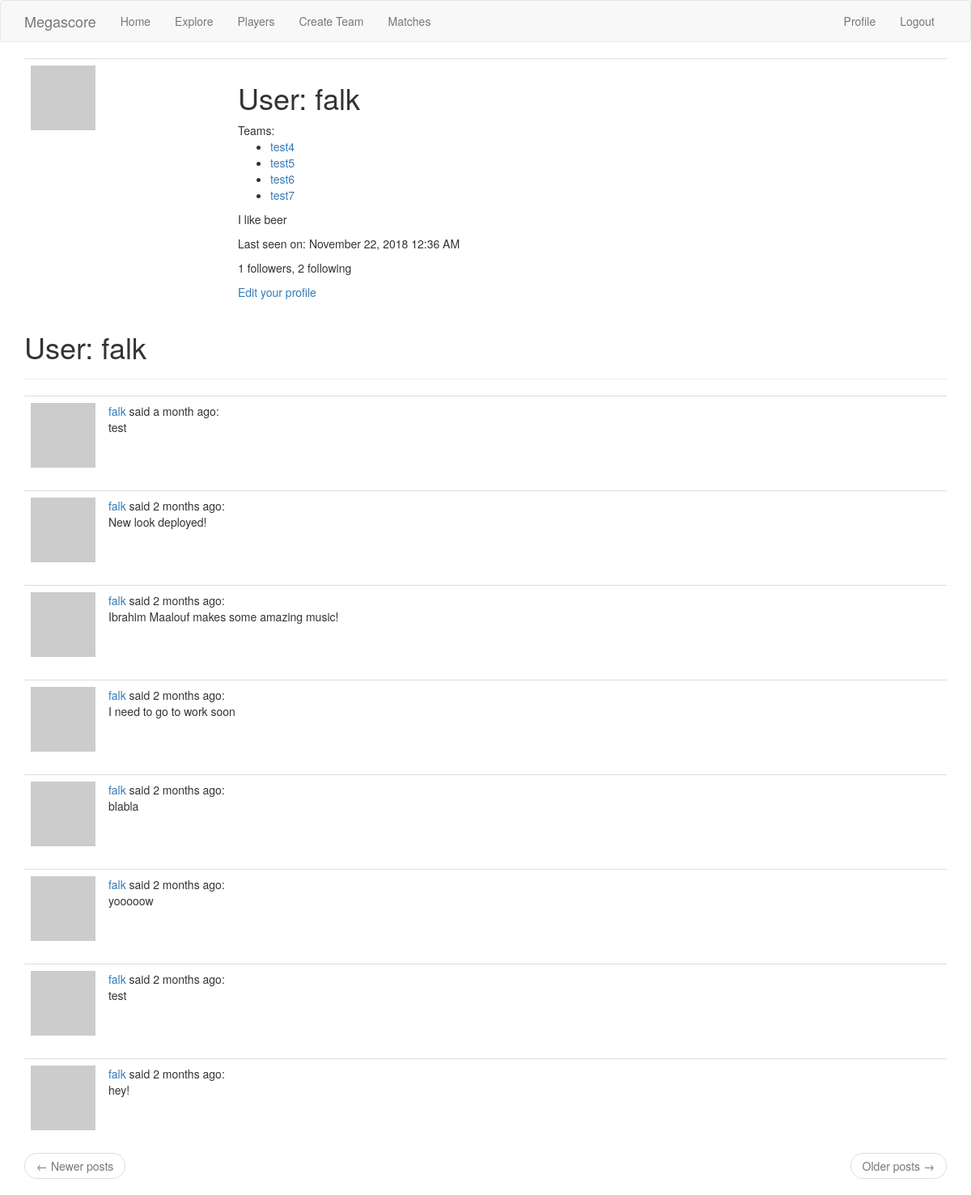
The page /user/falk (signed in) on the database as committed earlier.
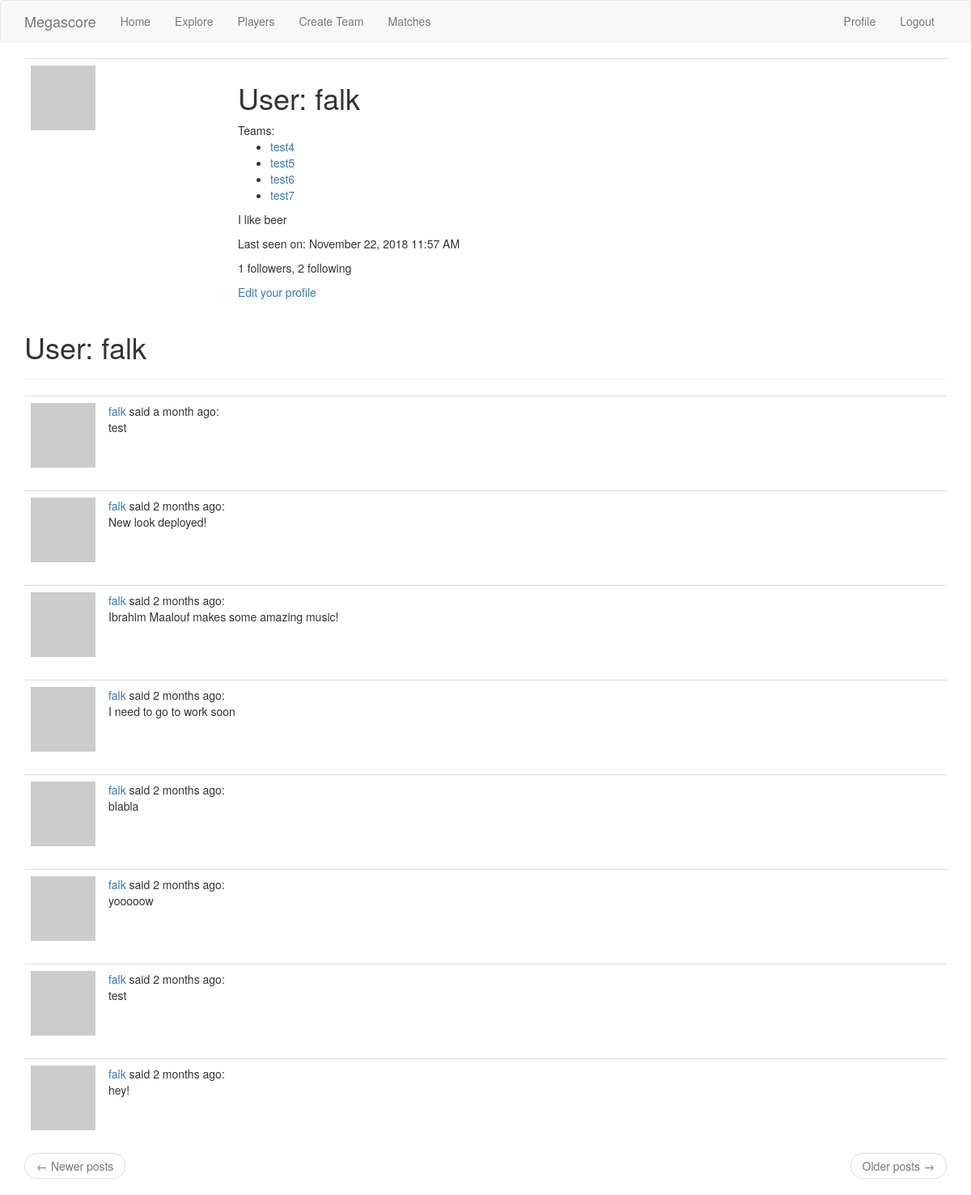
The same page on the database as committed later.
### app/models.py (models this page shows, shortened)
class User(UserMixin, db.Model):
    id = db.Column(db.Integer, primary_key=True)
    username = db.Column(db.String(64), index=True, unique=True)
    email = db.Column(db.String(120), index=True, unique=True)
    password_hash = db.Column(db.String(128))
    posts = db.relationship('Post', backref='author', lazy='dynamic')
    about_me = db.Column(db.String(140))
    last_seen = db.Column(db.DateTime, default=datetime.utcnow)
    def avatar(self, size):
        digest = md5(self.email.lower().encode('utf-8')).hexdigest()
        return 'https://www.gravatar.com/avatar/{}?d=identicon&s={}'.format(digest, size)
    followed = db.relationship(
        'User', secondary=followers,
        primaryjoin=(followers.c.follower_id == id),
        secondaryjoin=(followers.c.followed_id == id),
        backref=db.backref('followers', lazy='dynamic'), lazy='dynamic'
    )

class FantasyTeam(db.Model):
    id = db.Column(db.Integer, primary_key=True)
    name = db.Column(db.Integer, nullable=False)
    user_id = db.Column(db.Integer, db.ForeignKey('user.id'))
    formation = db.Column(db.String(3))
    user = db.relationship('User', backref='fantasy_teams')

class Post(db.Model):
    id = db.Column(db.Integer, primary_key=True)
    body = db.Column(db.String(140))
    timestamp = db.Column(db.DateTime, index=True, default=datetime.utcnow)
    user_id = db.Column(db.Integer, db.ForeignKey('user.id'))

### app/main/routes.py (the view)
@bp.route('/user/<username>')
@login_required
def user(username):
    user = User.query.filter_by(username=username).first_or_404()
    page = request.args.get('page', 1, type=int)
    posts = user.posts.order_by(Post.timestamp.desc()).paginate(page, current_app.config['POSTS_PER_PAGE'], False)
    next_url = url_for('main.user', username=username, page=posts.next_num) if posts.has_next else None
    prev_url = url_for('main.user', username=username, page=posts.prev_num) if posts.has_prev else None
    return render_template('user.html', user=user, posts=posts.items, next_url=next_url, prev_url=prev_url)

### app/main/routes.py (called while the page is built)
@bp.before_app_request
def before_request():
    if current_user.is_authenticated:
        current_user.last_seen = datetime.utcnow()
        db.session.commit()

### app/models.py (called while the page is built)
@login.user_loader
def load_user(id):
    return User.query.get(int(id))

### app/templates/user.html
{% extends 'base.html' %}
{% block app_content %}
    <table class="table table-hover">
        <tr>
            <td width="256px"><img src="{{ user.avatar(128) }}"></td>
            <td>
                <h1>User: {{ user.username }}</h1>
                Teams:
                <ul>
                    {% for fteam in user.fantasy_teams %}
                    <li><a href="{{ url_for('main.my_fantasy_team', team_name=fteam.name) }}">{{ fteam.name }}</a></li>
                    {% endfor %}
                </ul>
                {% if user.about_me %}<p>{{ user.about_me }}</p>{% endif %}
                {% if user.last_seen %}<p>Last seen on: {{ moment(user.last_seen).format('LLL') }}</p>{% endif %}
                <p>{{ user.followers.count() }} followers, {{ user.followed.count() }} following</p>
                {% if user == current_user %}
                    <p><a href="{{ url_for('main.edit_profile') }}">Edit your profile</a></p>
                {% elif not current_user.is_following(user) %}
                    <p><a href="{{ url_for('main.follow', username=user.username) }}">Follow</a></p>
                {% else %}
                    <p><a href="{{ url_for('main.unfollow', username=user.username) }}">Unfollow</a></p>
                {% endif %}
            </td>
        </tr>
    </table>
    <h1>User: {{ user.username }}</h1>
    <hr>
    {% for post in posts %}
        {% include '_post.html' %}
    {% endfor %}
    <nav aria-label="...">
        <ul class="pager">
            <li class="previous{% if not prev_url %} disabled{% endif %}">
                <a href="{{ prev_url or '#' }}">
                    <span aria-hidden="true">&larr;</span> Newer posts
                </a>
            </li>
            <li class="next{% if not next_url %} disabled{% endif %}">
                <a href="{{ next_url or '#' }}">
                    Older posts <span aria-hidden="true">&rarr;</span>
                </a>
            </li>
        </ul>
    </nav>
{% endblock %}

### app/templates/base.html (shortened to what this page needs)
{% extends 'bootstrap/base.html' %}
{% block navbar %}
    <nav class="navbar navbar-default">
        <div class="container">
            <div class="navbar-header">
                <a class="navbar-brand" href="{{ url_for('main.index') }}">Megascore</a>
            </div>
            <div class="collapse navbar-collapse" id="bs-example-navbar-collapse-1">
                <ul class="nav navbar-nav">
                    <li><a href="{{ url_for('main.index') }}">Home</a></li>
                    <li><a href="{{ url_for('main.explore') }}">Explore</a></li>
                    <li><a href="{{ url_for('main.view_players') }}">Players</a></li>
                    <li><a href="{{ url_for('main.create_team') }}">Create Team</a></li>
                    <li><a href="{{ url_for('main.matches') }}">Matches</a></li>
                </ul>
                <ul class="nav navbar-nav navbar-right">
                    {% if current_user.is_anonymous %}
                    <li><a href="{{ url_for('auth.login') }}">Login</a></li>
                    {% else %}
                    <li><a href="{{ url_for('main.user', username=current_user.username) }}">Profile</a></li>
                    <li><a href="{{ url_for('auth.logout') }}">Logout</a></li>
                    {% endif %}
                </ul>
            </div>
        </div>
    </nav>
{% endblock %}
{% block content %}
    <div class="container">
        {% block app_content %}{% endblock %}
    </div>
{% endblock %}
{% block styles %}
    {{super()}}
{% endblock %}

### app/templates/_post.html
<table class="table table-hover">
    <tr>
        <td width="70px">
            <a href="{{ url_for('main.user', username=post.author.username) }}">
                <img src="{{ post.author.avatar(36) }}">
            </a>
        </td>
        <td>
            <a href="{{ url_for('main.user', username=post.author.username) }}" post.author.username }}>
                {{ post.author.username }}
            </a>
            said {{ moment(post.timestamp).fromNow() }}: <br>
            {{ post.body }}
        </td>
    </tr>
</table>

Rows that differ between the two databases and show on the page:
changed User "falk": last_seen "November 22, 2018 12:36 AM" → "November 22, 2018 11:57 AM"
